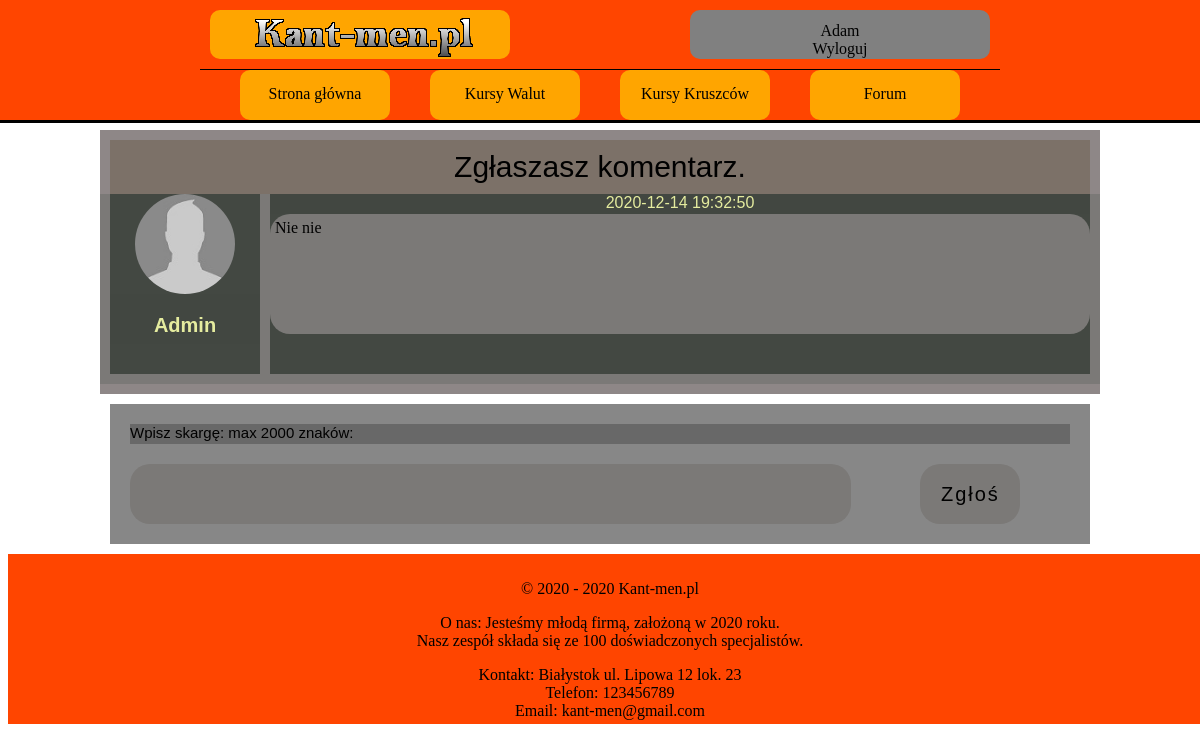
The app's page /zglos_komentarz.php?user=4&kom=4&watek=2 (signed in) with its own data.
### tables this page shows
CREATE TABLE `komentarz` (
  `ID_KOMENTARZ` int(10) NOT NULL,
  `ID_WATEK` int(10) NOT NULL,
  `ID_USER` int(10) NOT NULL,
  `DATA` timestamp NOT NULL DEFAULT current_timestamp(),
  `TRESC_KOMENTARZA` longtext NOT NULL,
  `OCENA` int(10) NOT NULL DEFAULT 0,
  `STATUS` varchar(10) NOT NULL DEFAULT 'UKRYTE'
);

CREATE TABLE `user` (
  `ID_USER` int(10) NOT NULL,
  `LOGIN` varchar(20) NOT NULL,
  `HASLO` char(255) NOT NULL,
  `IMIE` varchar(50) NOT NULL,
  `NAZWISKO` varchar(50) NOT NULL,
  `EMAIL` varchar(50) NOT NULL,
  `WIEK` int(10) NOT NULL,
  `MIASTO` varchar(50) NOT NULL,
  `KRAJ` varchar(50) NOT NULL,
  `OPIS_PROFILU` text DEFAULT NULL,
  `ZDJECIE` varchar(255) DEFAULT NULL,
  `STW_WATKI` int(10) NOT NULL DEFAULT 0,
  `LICZ_KOMENTARZY` int(10) NOT NULL DEFAULT 0,
  `UPRAWNIENIA` varchar(10) NOT NULL DEFAULT 'USER'
);

### zglos_komentarz.php (the view, shortened to what this page needs)
<!DOCTYPE HTML>
<html>
<head>
    <link href="CSS/styleGlowne.css" rel="stylesheet" type="text/css">
    <link href="CSS/styleWatek.css" rel="stylesheet" type="text/css">
</head>
<body>
<?php
include_once('rysowanieMenu.php');
?>
<main>
    <?php
    require_once "polaczeniezMySQL.php";
    $polaczenie = @new mysqli($host,$db_user,$db_password,$db_name);
    if($polaczenie->connect_errno!=0)
    {
        echo "Error: ".$polaczenie->connect_errno;
    }
    else
    {
        $rezultat = $polaczenie->query("SELECT * FROM komentarz WHERE ID_KOMENTARZ=" . $_GET['kom']);
        if (!$rezultat)
        {
            throw new Exception($polaczenie->error);
        }
        else
        {
            while ($row = mysqli_fetch_array($rezultat))
            {
                ?>
                <div class="artykul-glowny">
                    <div class="artykul-tytul">
                        Zgłaszasz komentarz.
                    </div>
                    <div class="artykul-wypowiedz">
                        <div class="wiadomosc-profil">
                            <?php $row_autor = mysqli_fetch_array($wyciagniecie_danych_autora = $polaczenie->query("SELECT * FROM user WHERE ID_USER=" . $_GET['user'])); ?>
                            <div class="awatar">
                            </div>
                            <div class="nickname">
                                <?php echo '<a href="profilowe.php?user=' . $row['ID_USER'] . '"><k style=" font-weight: 700;">' . $row_autor['LOGIN'] . '</k></a>'; ?>
                            </div>
                        </div>
                        <div class="wiadomosc-tresc">
                            <div class="czas-wyslania">
                                <?php echo $row['DATA']; ?>
                            </div>
                            <div class="wiadomosc-trescwiadomosci">
                                <?php echo $row['TRESC_KOMENTARZA']; ?>
                            </div>
                            <div class="panel-spolecznosci-admina">
                            </div>
                        </div>
                    </div>
                </div>
                <?php
            }
        }
    }
    echo '<div class="komentarz_contener">';
    if(isset($_SESSION['mute'])&&$_SESSION['mute']==true)
    {
        echo '<k style="font-size: 13px; font-weight: 700; color: rgb(40, 39, 0);">Twoje konto jest zmutowane, nie możesz zgłaszać !</k>';
    }
    else
    {
        if((isset($_SESSION['zalogowany']))&&($_SESSION['zalogowany']==true))
        {
            echo '<div class="kom_kom">';
            if(isset($_POST['komentarz_watek'])&& strlen($_POST['komentarz_watek'])<=2000)
            {
                echo 'Wpisz treść zgłoszenia: max 2000 znaków: ';
                $id_kom = $_GET['kom'];
                $id_zalogowanego = $_SESSION['id_usera_zalog'];
                $tresc = $_POST['komentarz_watek'];
                $_SESSION['zgloszenie'] = 0;
                if($polaczenie->query("INSERT INTO `zgloszenie` (`WATEK_CZY_KOM`,`ID_KOMENTARZ`,`ID_ZGLASZAJACEGO`,`POWOD`) VALUES ('KOM','$id_kom','$id_zalogowanego','$tresc');"))
                {
                    $_SESSION['zgloszenie'] = 5;
                }
                else
                {
                    echo 'Blad2'.$polaczenie->error;
                }
            }
            elseif (isset($_POST['komentarz_watek'])&& strlen($_POST['komentarz_watek'])>2000)
            {
                echo 'Wpisany przez ciebie zgłoszenie jest za długie ( max 2000 znaków)';
            }
            else
            {
                echo 'Wpisz skargę: max 2000 znaków: ';
            }
            echo '</div>';
            echo '<form method="post" action="zglos_komentarz.php?user='.$_GET['user'].'&kom='.$_GET['kom'].'&watek='.$_GET['watek'].'">';
            if(isset($_SESSION['zgloszenie'])&&$_SESSION['zgloszenie'] == 5){
                echo '<center>Dziekujemy za zgloszenie, bedzie ono rozpatrzone przez administracjię</center>';
                echo'</br>';
                echo '<center>Zostaniesz za chwilę przekierowany/a na poprzednia stronę</center>';
                unset($_SESSION['zgloszenie']);
                header("refresh:4; url=watek.php?id=".$_GET['watek']);
            }else{
                echo '<textarea name="komentarz_watek" required="required" ></textarea>';
                echo '<input class="przycisk_dodaj" type="submit" value="Zgłoś">';
            }
            echo '</form>';
        }
        else
        {
            echo '<k style="font-size: 13px; font-weight: 700; color: rgb(40, 39, 0);"><center>Aby skomentować zaloguj się ! </center></k>';
        }
    }
    ?>
</main>
<?php
include_once('rysowanieStopki.php');
?>
</body>
</html>

### CSS/styleGlowne.css (style rules this page uses)
body { background-color: white; justify-content: center; align-items: center; }
main { background-color: white; margin-left: auto; margin-right: auto; width: 1000px; height: auto; margin-top: 130px; align-items: center; }
a { text-decoration: none; color: inherit; }

### CSS/styleWatek.css (style rules this page uses)
.artykul-glowny { background-color: #8e8787; width: auto; height: auto; position: relative; }
.artykul-wypowiedz { margin-top: 10px; margin-bottom: 10px; background-color: #7b7977; min-height: 150px; }
.artykul-tytul { position: relative; background-color: rgb(124, 113, 104); width: auto; margin: 10px; padding: 10px; text-align: center; font-family: sans-serif; font-size: 30px; top: 10px; }
.wiadomosc-profil { height: 150px; width: 150px; background-color:rgba(67, 72, 66, 0.98); float: left; margin-left: 10px; margin-right: 10px; margin-bottom: 10px; }
.awatar { height: 100px; width: 100px; margin-left: auto; margin-right: auto; border-radius: 50px; background-image:url('../img/un.jpg'); background-size: 100px; }
.nickname { height: 60px; width: 150px; background-color:rgba(67, 72, 66, 0.98); text-align: center; padding-top: 20px; font-family: sans-serif; font-size: 20px; color: rgb(229, 236, 159); }
.wiadomosc-tresc { height: auto; min-height: 150px; width: 820px; background-color:rgba(67, 72, 66, 0.98); float: left; margin-bottom: 10px; }
.czas-wyslania { height: 20px; background-color:rgba(67, 72, 66, 0.98); width: 820px; text-align: center; font-family: sans-serif; color: rgb(229, 236, 159); }
.wiadomosc-trescwiadomosci { height: auto; min-height: 110px; background-color: #7b7977; width: 810px; padding: 5px; border-radius: 20px; }
.panel-spolecznosci-admina { height: 40px; width: 820px; }
.komentarz_contener { background-color:rgba(93, 93, 93, 0.74); width: 960px; height: auto; margin: 10px; text-align: center; font-family: sans-serif; font-size: 15px; top: 10px; margin-left: auto; margin-right: auto; padding: 10px; }
.kom_kom { background-color:rgba(93, 93, 93, 0.74); top: 10px; text-align: left; height: 20px; margin: 10px; }
.przycisk_dodaj { border: none; border-radius: 20px; width: 100px; height: 60px; margin: 10px; padding: 5px; clear: both; font-family: sans-serif; letter-spacing: 2px; background-color:#7b7977; transition: background .6s; font-size: 20px; cursor: pointer; }
textarea { border: none; border-radius: 20px; width: 73%; margin: 10px; height: 50px; float: left; padding: 5px 10px 5px 10px; resize: none; background-color: #7b7977; }

### records on screen
komentarz: ID_USER.LOGIN "Admin", DATA "2020-12-14 19:32:50", TRESC_KOMENTARZA "Nie nie"

### other values on screen
$_SESSION['login_wyswietlanie'] "Adam"
